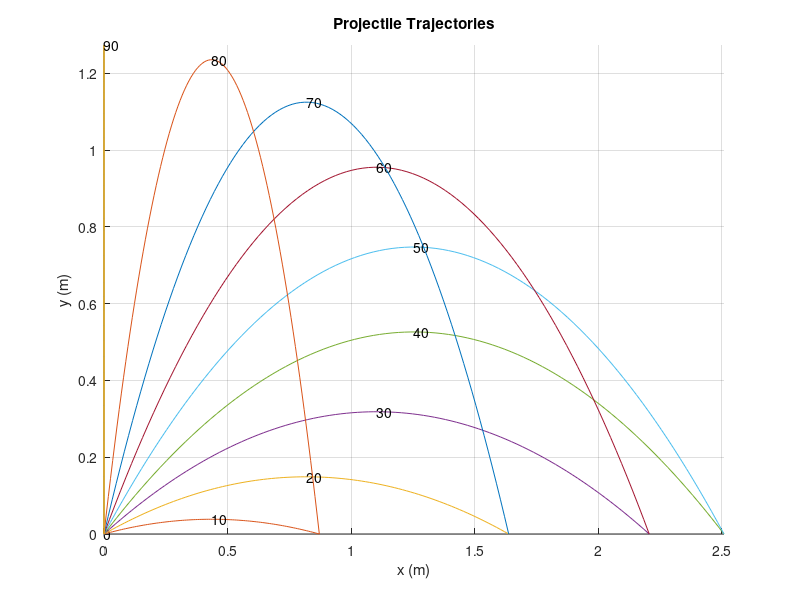

This chart was generated by the following MATLAB code:
vo = input('Enter initial velocity: '); % initial velocity, m/s
a = -9.81; % acceleration, m/s^2
hold on % put multiple plots on one figure
% loop through each angle and plot the trajectory
for angle=0:10:90
 vox = vo*cosd( angle ); % initial x-velocity
 voy = vo*sind( angle ); % initial y-velocity
 tf = -2*voy/a; % time of flight
 t = linspace(0,tf); % create time points for the trajectory plot
 x = vox * t; % x-position at each point in time
 y = voy * t + 0.5*a*t.^2; % y-position at each point in time
 plot( x, y) % plot the trajectory that corresponds to the angle.
 % Find the point where y is at a max value. Put the corresponding
 % angle on the plot at this location.
 text(max(x)/2,max(y),num2str(angle))
end
grid on
axis tight
xlabel('x (m)')
ylabel('y (m)')
title('Projectile Trajectories')
